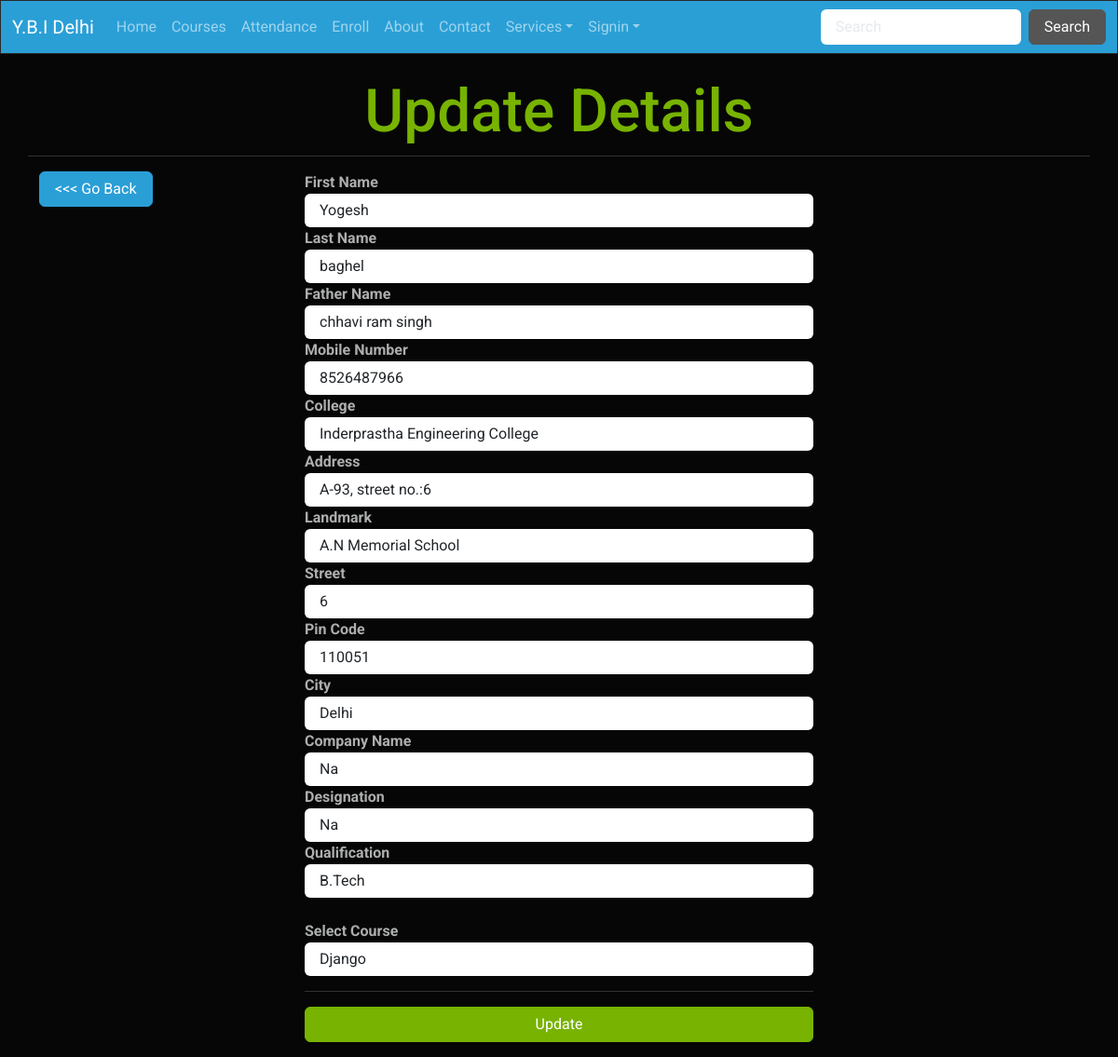
Page /candidateupdate/1/ on the committed database.
### startupapp/models.py (models this page shows, shortened)
class Register(models.Model):
    candidateId=models.AutoField(primary_key=True)
    firstName=models.CharField(max_length=20)
    lastName=models.CharField(max_length=20)
    fatherName=models.CharField(max_length=20)
    phoneNumber=models.CharField(max_length=14)
    email=models.EmailField(unique=True)
    collegeName=models.CharField(max_length=100)
    address=models.TextField(max_length=150)
    landmark=models.CharField(max_length=100)
    street=models.CharField(max_length=100)
    city=models.CharField(max_length=100)
    pincode=models.IntegerField()
    companyName=models.CharField(max_length=150,blank=True,null=True)
    designation=models.CharField(max_length=150)
    qualification=models.CharField(max_length=100)
    computerKnowledge=models.CharField(max_length=50)
    Course=models.CharField(max_length=150)
    timestamp = models.DateField(auto_now_add=True)
    trainer=models.ForeignKey(Trainer,on_delete=models.DO_NOTHING,null=True)

### startupapp/views.py (the view, shortened to what this page needs)
# urls.py: path("candidateupdate/<id>/",views.candidateupdate,name="candidateupdate"),
def candidateupdate(request,id):
    data=Register.objects.get(candidateId=id)
    courses=Courses.objects.all()
    context={"data":data,"courses":courses}
    return render(request,"updatecandidate.html",context)

### templates/updatecandidate.html (shortened to what this page needs)
{% extends 'base.html' %}
{% block body %}
<div class="container mt-4">
    <div class="row">
        <h1 class="text-center  text-success">Update Details</h1>
        <hr>
            <div class="col-md-3">
                <div><a href="/candidateprofile/" class="btn btn-primary"><<< Go Back</a> </div>
            </div>
            <div class="col-md-6">
                <form action="/candidateupdate/{{data.candidateId}}/" method="post">
                <div class="form-group">
                    <label for="fname"><b>First Name </b></label>
                    <input type="text" class="form-control" name="fname" value="{{data.firstName}}" id="fname" required>
                </div>
                <div class="form-group">
                    <label for="lname"><b>Last Name </b></label>
                    <input type="text" class="form-control" name="lname" id="lname" value="{{data.lastName}}" required>
                </div>
                <div class="form-group">
                    <label for="fathername"><b>Father Name </b></label>
                    <input type="text" class="form-control" name="fatherName" id="fathername" value="{{data.fatherName}}" required>
                </div>
                <div class="form-group">
                    <label for="phone"><b>Mobile Number </b></label>
                    <input type="tel" class="form-control" name="phone" id="phone" value="{{data.phoneNumber}}" required>
                </div>
                <div class="form-group">
                    <label for="college"><b>College </b></label>
                    <input type="text" name="college" class="form-control" id="college" placeholder="Enter College Name"
                        value="{{data.collegeName}}" required>
                </div>
                <div class="form-group">
                    <label for="addr"><b>Address </b></label>
                    <input class="form-control" type="text" name="addr" id="addr" value="{{data.address}}" required>
                </div>
                <div class="form-group">
                    <label for="landmark"><b>Landmark</b> </label>
                    <input class="form-control" type="text" name="landmark" id="landmark" value="{{data.landmark}}" required>
                </div>
                <div class="form-group">
                    <label for="street"><b>Street</b> </label>
                    <input class="form-control" type="text" name="street" id="street" value="{{data.street}}" required>
                </div>
                <div class="form-group">
                    <label for="pcode"><b>Pin Code</b> </label>
                    <input class="form-control" type="number" name="pcode" id="pcode" value="{{data.pincode}}" required>
                </div>
                <div class="form-group">
                    <label for="city"><b>City</b></label>
                    <input class="form-control" type="text" name="city" id="city" value="{{data.city}}" required>
                </div>
                <div class="form-group">
                    <label for="companyname"> <b>Company Name</b></label>
                    <input type="text" name="companyname" class="form-control" id="companyname" placeholder="Freshers Mention as NA" value="{{data.companyName}}" required>
                </div>
                <div class="form-group">
                    <label for="Designation"><b>Designation</b></label>
                    <input class="form-control" type="text" name="Designation" id="Designation" value="{{data.designation}}" required>
                </div>
                <div class="form-group">
                    <label for="Qualification"><b>Qualification</b></label>
                    <input class="form-control" type="text" name="Qualification" id="Qualification" value="{{data.qualification}}" required>
                </div>
    <br>
                <div class="form-group">
                    <label for="scourse"><b>Select Course</b></label>
                    <select class="form-control" id="scourse" name="scourse"  required>
                <option value="{{data.Course}}">{{data.Course}}</option>
                    </select>
                  </div>
                <hr>
                <div class="d-grid gap-2 mb-3">
                    <button type="submit" class="btn btn-success get-started-btn">Update</button>
                </div>
            </form>
            </div>
        <div class="col-md-3"></div>
    </div>
</div>
{% endblock body %}

### rows in the picture
Register: fname "Yogesh", lname "baghel", fatherName "chhavi ram singh", phone "8526487966", college "Inderprastha Engineering College", addr "A-93, street no.:6", landmark "A.N Memorial School", street "6", pcode "110051", city "Delhi", companyname "Na", Designation "Na", Qualification "B.Tech", scourse "Django"
